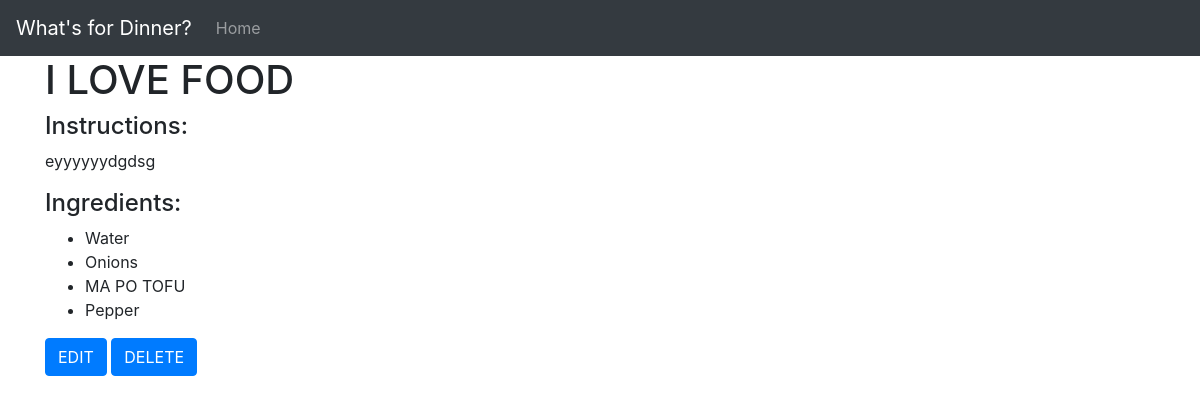
The page /recipe/13 on the database its author committed.
### recipes/models.py (models this page shows, shortened)
class Recipe(models.Model):
    name = models.CharField(max_length=200, help_text='Enter the recipe name.')
    desc = models.TextField(help_text='Enter the recipe steps.', blank=True )
    ingredients = models.ManyToManyField(Ingredient)
    class Meta:
        ordering = ['name']

class Ingredient(models.Model):
    name = models.CharField(max_length=60)

### recipes/views.py (the view)
# urls.py: path('recipe/<int:pk>', views.RecipeDetailView.as_view(), name='recipe-detail'),
class RecipeDetailView(DetailView):
    model = Recipe
    template_name = 'recipes/detail.html'

### recipes/templates/recipes/detail.html
{% extends "base.html" %}
{% block content %}
<h1>{{ recipe.name }}</h1>
<h4>Instructions: </h4>
{% if recipe.desc %}
    <p>{{ recipe.desc }}</p>
{% else %}
    <small class="text-muted">No description entered.</small>
{% endif %}
<h4>Ingredients:</h4>
<ul>
    {% for ingredient in recipe.ingredients.all %}
        <li>{{  ingredient.name }}</li>
    {% endfor %}
</ul>
<a class="btn btn-primary" href="{% url 'recipe-edit' recipe.pk%}">EDIT</a>
<a class="btn btn-primary" href="{% url 'recipe-delete' recipe.pk%}">DELETE</a>
{% endblock %}

### rows shown on the page
Recipe: name "I LOVE FOOD", desc "eyyyyyydgdsg"
Ingredient: name "Water"
Ingredient: name "Onions"
Ingredient: name "MA PO TOFU"
Ingredient: name "Pepper"
